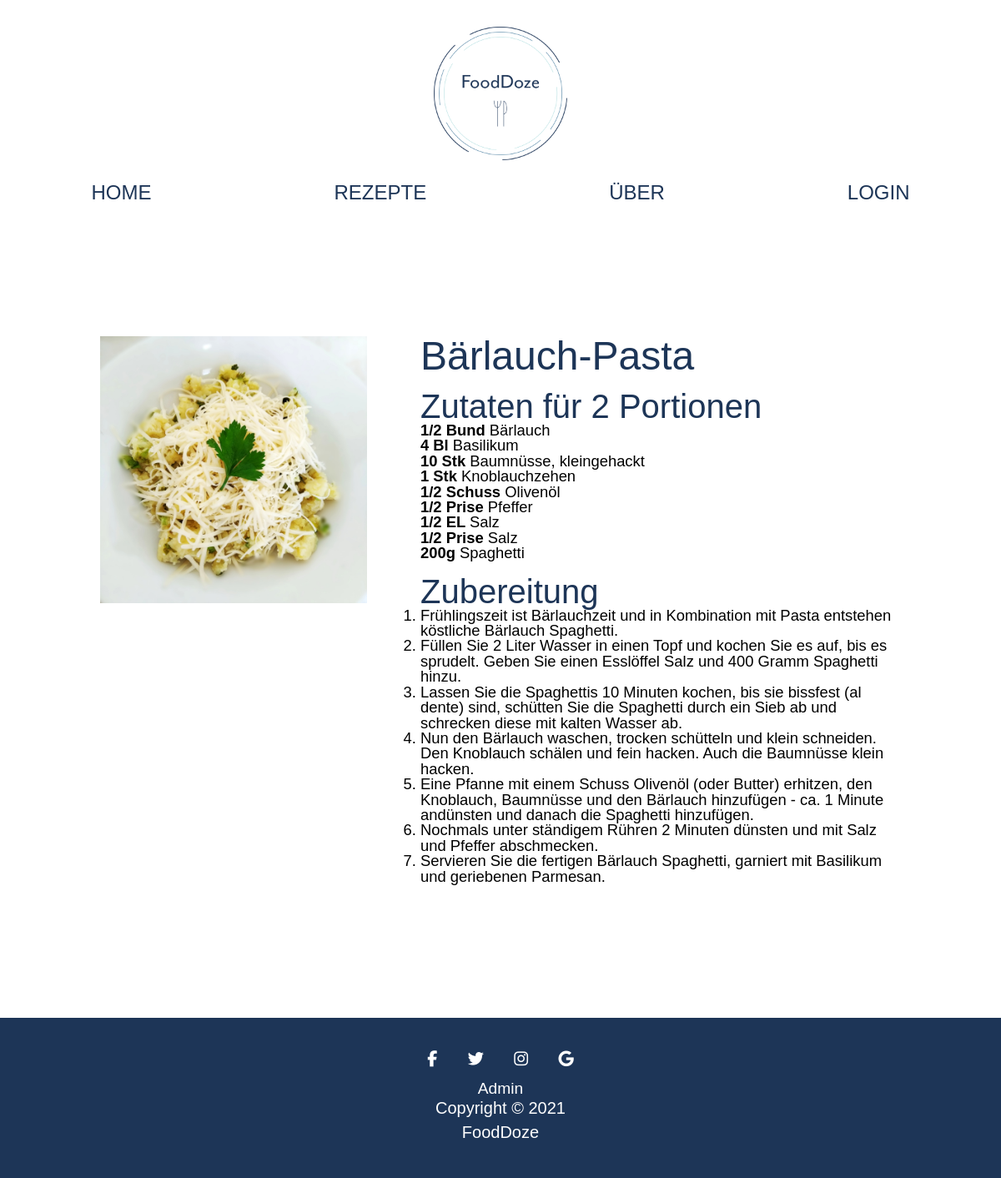
/einzelnes_rezept.php?id=26, run on the app's committed database.
### tables this page shows
CREATE TABLE `recipes` (
  `IDrecipe` int(11) NOT NULL,
  `recipe_name` varchar(255) NOT NULL,
  `recipe_category` varchar(255) NOT NULL,
  `recipe_ingredients` text NOT NULL,
  `recipe_description` text NOT NULL,
  `recipe_image` varchar(255) DEFAULT NULL,
  `image_description` varchar(255) NOT NULL,
  `recipe_generated` timestamp NOT NULL DEFAULT CURRENT_TIMESTAMP
);

### einzelnes_rezept.php (the view, shortened to what this page needs)
<?php
require_once("admin/includes/mysql_connect.php");
$hasError = false;
$messages = array();
$id = $_GET["id"];
$query_recipe = "SELECT * FROM recipes WHERE IDrecipe = ?";
$prepared = mysqli_prepare($connection, $query_recipe);
mysqli_stmt_bind_param($prepared, "i", $id);
mysqli_stmt_execute($prepared);
$result_recipe = mysqli_stmt_get_result($prepared);
if ($result_recipe !== false) {
    $recipe = mysqli_fetch_assoc($result_recipe);
} else {
	$hasError = true;
	$messages[] = 'Leider wurde kein Rezept gefunden.';
}
include('includes/html/header.php');
?>
<?php
if ($hasError == true && isset($messages) ) {
    echo $messages;
} else {
?>
    <div class="einzelnes_rezept">
        <div class="img_title">
            <img src="img/rezepte/<?php echo $recipe["recipe_image"]?>" alt="<?php echo $recipe["image_description"]?>">
            <div class="info">
                <h1><?php echo $recipe["recipe_name"] ?></h1>
                <div class="ingredients">
                    <p class="ingredients"><?php echo $recipe["recipe_ingredients"] ?></p>
                </div>
                <div class="description">
                    <?php echo $recipe["recipe_description"] ?>
                </div>
            </div>
        </div>
    </div>
<?php } ?>
<?php
include("includes/html/footer.php");
?>

### css/style.css (style rules this page uses)
html, body, div, span, applet, object, iframe, h1, h2, h3, h4, h5, h6, p, blockquote, pre, a, abbr, acronym, address, big, cite, code, del, dfn, em, img, ins, kbd, q, s, samp, small, strike, sub, sup, tt, var, b, u, i, center, dl, dt, dd, ol, ul, li, fieldset, form, label, legend, table, caption, tbody, tfoot, thead, tr, th, td, article, aside, canvas, details, embed, figure, figcaption, footer, header, hgroup, menu, nav, output, ruby, section, summary, time, mark, audio, video { margin: 0; padding: 0; border: 0; font-size: 100%; font: inherit; vertical-align: baseline; }
body { line-height: 1; font-family: 'mr-eaves-modern', sans-serif; overflow-x: hidden; }
ol, ul { list-style: none; }
.einzelnes_rezept { padding: 10rem 0 10rem 0; display: -webkit-box; display: -ms-flexbox; display: flex; -webkit-box-orient: vertical; -webkit-box-direction: normal; -ms-flex-direction: column; flex-direction: column; -webkit-box-align: center; -ms-flex-align: center; align-items: center; }
.einzelnes_rezept .img_title { display: -webkit-box; display: -ms-flexbox; display: flex; -webkit-box-orient: horizontal; -webkit-box-direction: normal; -ms-flex-direction: row; flex-direction: row; -webkit-box-pack: space-evenly; -ms-flex-pack: space-evenly; justify-content: space-evenly; width: 80%; }
.einzelnes_rezept .img_title img { height: 20rem; width: 20rem; }
.einzelnes_rezept .img_title .info { margin-left: 4rem; }
.einzelnes_rezept .img_title .info h1 { font-size: 3rem; font-family: 'Looking Flowers', sans-serif; color: #1D3557; }
.einzelnes_rezept .img_title .info h2 { font-size: 2.5rem; font-family: 'Looking Flowers', sans-serif; color: #1D3557; }
.einzelnes_rezept .img_title .info p { font-size: 1.15rem; }
.einzelnes_rezept .img_title .info ul { font-size: 1.15rem; }
.einzelnes_rezept .img_title .info .ingredients, .einzelnes_rezept .img_title .info .description { margin-top: 1rem; }
.einzelnes_rezept .img_title .info .description li { list-style-type: decimal !important; }
.einzelnes_rezept .img_title .info .description ol li { font-size: 1.15rem; }

### data on the page
recipes: recipe_image (picture), recipe_name "Bärlauch-Pasta", recipe_ingredients "Zutaten für 2 Portionen 1/2 Bund Bärlauch 4 Bl Basilikum 10 Stk Baumnüsse, kleingehackt 1 Stk Knoblauchzehen 1/2 Schuss Olivenöl 1/2 Prise Pfeffer 1/2 EL Salz 1/2 Prise Salz 200g Spaghetti", recipe_description "Zubereitung Frühlingszeit ist Bärlauchzeit und in Kombination mit Pasta entstehen köstliche Bärlauch Spaghetti. Füllen Sie 2 Liter Wasser in einen Topf und kochen Sie es auf, bis es sprudelt. Geben Sie einen Esslöffel Salz und 400 Gramm Spaghetti hinzu. Lassen Sie die Spaghettis 10 Minuten kochen, bis sie bissfest (al dente) sind, schütten Sie die Spaghetti durch ein Sieb ab und schrecken diese mit kalten Wasser ab. Nun den Bärlauch waschen, trocken schütteln und klein schneiden. Den Knoblauch schälen und fein hacken. Auch die Baumnüsse klein hacken. Eine Pfanne mit einem Schuss Olivenöl (oder Butter) erhitzen, den Knoblauch, Baumnüsse und den Bärlauch hinzufügen - ca. 1 Minute andünsten…"

### other printed values
$navitem['name'] "HOME"
$navitem['name'] "REZEPTE"
$navitem['name'] "ÜBER"
$navitem['name'] "LOGIN"
